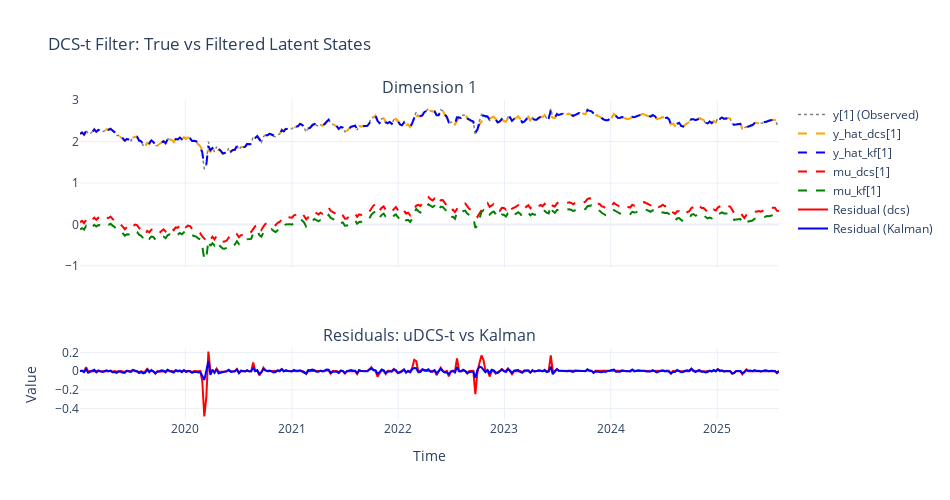

Write notebook code for a chart like this one.
### Code cell
T_univariate, R_univariate =  y_univariate.shape
time_axis = data_1.index #list(range(T_univariate))

# --- Residuals ---
residuals_dcs = y_univariate - y_hat_dcs_univariate
residuals_kf = y_univariate - y_hat_kf_univariate

# --- Define subplot layout: R rows for dimensions, 1 extra for residuals
total_rows = R_univariate + 1
row_heights = [0.7 / R_univariate] * R_univariate + [0.3]  # Normalize: R plots get 70%, residuals get 30%

fig_univariate = make_subplots(
    rows=total_rows, cols=1,
    shared_xaxes=True,
    subplot_titles=[f"Dimension {i+1}" for i in range(R_univariate)] + ["Residuals: uDCS-t vs Kalman"],
    row_heights=row_heights
)

# --- Add observed & filtered traces ---
for i in range(R_univariate):
    fig_univariate.add_trace(go.Scatter(x=time_axis, y=y_univariate[:, i],
        mode='lines', name=f'y[{i+1}] (Observed)',
        line=dict(color='gray', width=1.5, dash='dot')), row=i+1, col=1)

    fig_univariate.add_trace(go.Scatter(x=time_axis, y=y_hat_dcs_univariate[:, i],
        mode='lines', name=f'y_hat_dcs[{i+1}]',
        line=dict(color='orange', width=2, dash='dash')), row=i+1, col=1)

    fig_univariate.add_trace(go.Scatter(x=time_axis, y=y_hat_kf_univariate[:, i],
        mode='lines', name=f'y_hat_kf[{i+1}]',
        line=dict(color='blue', width=2, dash='dash')), row=i+1, col=1)

    fig_univariate.add_trace(go.Scatter(x=time_axis, y=mu_dcs_univariate[:, i],
        mode='lines', name=f'mu_dcs[{i+1}]',
        line=dict(color='red', width=2, dash='dash')), row=i+1, col=1)

    fig_univariate.add_trace(go.Scatter(x=time_axis, y=mu_kf_univariate[:, i],
        mode='lines', name=f'mu_kf[{i+1}]',
        line=dict(color='green', width=2, dash='dash')), row=i+1, col=1)

# --- Add residual comparison plot ---
fig_univariate.add_trace(go.Scatter(
    x=time_axis, y=residuals_dcs[:, 0], name="Residual (dcs)",
    line=dict(color='red', dash='solid')), row=total_rows, col=1)

fig_univariate.add_trace(go.Scatter(
    x=time_axis, y=residuals_kf[:, 0], name="Residual (Kalman)",
    line=dict(color='blue', dash='solid')), row=total_rows, col=1)

# --- Final layout ---
fig_univariate.update_layout(
    height=300*R_univariate + 200, width=950,
    title_text="DCS-t Filter: True vs Filtered Latent States",
    template="plotly_white",
    showlegend=True
)

fig_univariate.update_xaxes(title_text="Time", row=total_rows, col=1)
fig_univariate.update_yaxes(title_text="Value", row=total_rows, col=1)

fig_univariate.show()

### Figure 1 — Plotly figure (JSON) as saved in the notebook; plotly's stock layout.template omitted (floating-point values rounded to 4 significant figures; data arrays with more than 128 entries replaced by an {"elided": "..."} marker saying what was removed)
{"data": [{"line": {"color": "gray", "dash": "dot", "width": 1.5}, "mode": "lines", "name": "y[1] (Observed)", "type": "scatter", "x": {"elided": "345 str values"}, "xaxis": "x", "y": {"elided": "344 float values"}, "yaxis": "y"}, {"line": {"color": "orange", "dash": "dash", "width": 2}, "mode": "lines", "name": "y_hat_dcs[1]", "type": "scatter", "x": {"elided": "345 str values"}, "xaxis": "x", "y": {"elided": "344 float values"}, "yaxis": "y"}, {"line": {"color": "blue", "dash": "dash", "width": 2}, "mode": "lines", "name": "y_hat_kf[1]", "type": "scatter", "x": {"elided": "345 str values"}, "xaxis": "x", "y": {"elided": "344 float values"}, "yaxis": "y"}, {"line": {"color": "red", "dash": "dash", "width": 2}, "mode": "lines", "name": "mu_dcs[1]", "type": "scatter", "x": {"elided": "345 str values"}, "xaxis": "x", "y": {"elided": "344 float values"}, "yaxis": "y"}, {"line": {"color": "green", "dash": "dash", "width": 2}, "mode": "lines", "name": "mu_kf[1]", "type": "scatter", "x": {"elided": "345 str values"}, "xaxis": "x", "y": {"elided": "344 float values"}, "yaxis": "y"}, {"line": {"color": "red", "dash": "solid"}, "name": "Residual (dcs)", "type": "scatter", "x": {"elided": "345 str values"}, "xaxis": "x2", "y": {"elided": "344 float values"}, "yaxis": "y2"}, {"line": {"color": "blue", "dash": "solid"}, "name": "Residual (Kalman)", "type": "scatter", "x": {"elided": "345 str values"}, "xaxis": "x2", "y": {"elided": "344 float values"}, "yaxis": "y2"}], "layout": {"annotations": [{"font": {"size": 16}, "showarrow": false, "text": "Dimension 1", "x": 0.5, "xanchor": "center", "xref": "paper", "y": 1.0, "yanchor": "bottom", "yref": "paper"}, {"font": {"size": 16}, "showarrow": false, "text": "Residuals: uDCS-t vs Kalman", "x": 0.5, "xanchor": "center", "xref": "paper", "y": 0.225, "yanchor": "bottom", "yref": "paper"}], "height": 500, "showlegend": true, "title": {"text": "DCS-t Filter: True vs Filtered Latent States"}, "width": 950, "xaxis": {"anchor": "y", "domain": [0, 1], "matches": "x2", "showticklabels": false}, "xaxis2": {"anchor": "y2", "domain": [0, 1], "title": {"text": "Time"}}, "yaxis": {"anchor": "x", "domain": [0.475, 1.0]}, "yaxis2": {"anchor": "x2", "domain": [0, 0.225], "title": {"text": "Value"}}}}
